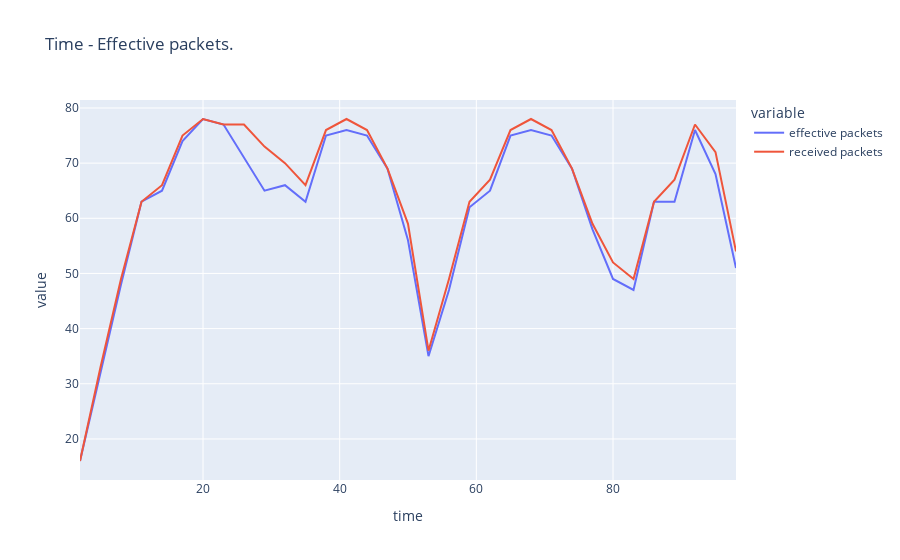
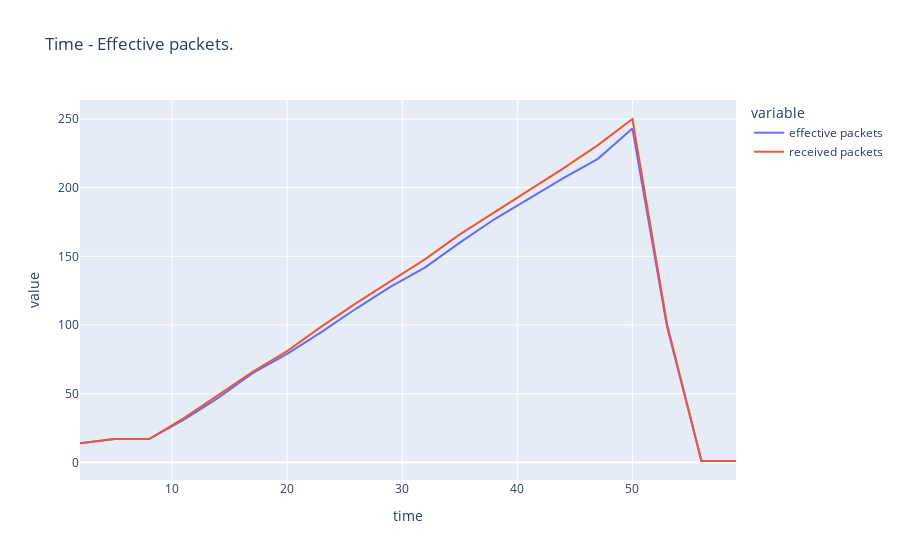

Notebook code for these charts, in order:
### Code cell
fig = px.line(df.query("type=='receive'"), x="time", y=["effective packets","received packets"],title='Time - Effective packets.')
fig.show()
fig = px.line(df2.query("type=='receive'"), x="time", y=["effective packets","received packets"],title='Time - Effective packets.')
fig.show()

### Figure 1 — Plotly figure (JSON) as saved in the notebook; plotly's stock layout.template omitted (floating-point values rounded to 4 significant figures)
{"data": [{"hovertemplate": "variable=effective packets<br>time=%{x}<br>value=%{y}<extra></extra>", "legendgroup": "effective packets", "line": {"color": "#636efa", "dash": "solid"}, "marker": {"symbol": "circle"}, "mode": "lines", "name": "effective packets", "orientation": "v", "showlegend": true, "type": "scatter", "x": [2, 5, 8, 11, 14, 17, 20, 23, 26, 29, 32, 35, 38, 41, 44, 47, 50, 53, 56, 59, 62, 65, 68, 71, 74, 77, 80, 83, 86, 89, 92, 95, 98], "xaxis": "x", "y": [16, 32, 48, 63, 65, 74, 78, 77, 71, 65, 66, 63, 75, 76, 75, 69, 56, 35, 47, 62, 65, 75, 76, 75, 69, 58, 49, 47, 63, 63, 76, 68, 51], "yaxis": "y"}, {"hovertemplate": "variable=received packets<br>time=%{x}<br>value=%{y}<extra></extra>", "legendgroup": "received packets", "line": {"color": "#EF553B", "dash": "solid"}, "marker": {"symbol": "circle"}, "mode": "lines", "name": "received packets", "orientation": "v", "showlegend": true, "type": "scatter", "x": [2, 5, 8, 11, 14, 17, 20, 23, 26, 29, 32, 35, 38, 41, 44, 47, 50, 53, 56, 59, 62, 65, 68, 71, 74, 77, 80, 83, 86, 89, 92, 95, 98], "xaxis": "x", "y": [16, 33, 49, 63, 66, 75, 78, 77, 77, 73, 70, 66, 76, 78, 76, 69, 59, 36, 49, 63, 67, 76, 78, 76, 69, 59, 52, 49, 63, 67, 77, 72, 54], "yaxis": "y"}], "layout": {"autosize": true, "legend": {"title": {"text": "variable"}, "tracegroupgap": 0}, "title": {"text": "Time - Effective packets."}, "xaxis": {"anchor": "y", "autorange": true, "domain": [0, 1], "range": [2, 98], "title": {"text": "time"}, "type": "linear"}, "yaxis": {"anchor": "x", "autorange": true, "domain": [0, 1], "range": [12.56, 81.44], "title": {"text": "value"}, "type": "linear"}}}

### Figure 2 — Plotly figure (JSON) as saved in the notebook; plotly's stock layout.template omitted (floating-point values rounded to 4 significant figures)
{"data": [{"hovertemplate": "variable=effective packets<br>time=%{x}<br>value=%{y}<extra></extra>", "legendgroup": "effective packets", "line": {"color": "#636efa", "dash": "solid"}, "marker": {"symbol": "circle"}, "mode": "lines", "name": "effective packets", "orientation": "v", "showlegend": true, "type": "scatter", "x": [2, 5, 8, 11, 14, 17, 20, 23, 26, 29, 32, 35, 38, 41, 44, 47, 50, 53, 56, 59], "xaxis": "x", "y": [14, 17, 17, 31, 47, 65, 79, 95, 112, 128, 142, 160, 177, 192, 207, 221, 243, 99, 1, 1], "yaxis": "y"}, {"hovertemplate": "variable=received packets<br>time=%{x}<br>value=%{y}<extra></extra>", "legendgroup": "received packets", "line": {"color": "#EF553B", "dash": "solid"}, "marker": {"symbol": "circle"}, "mode": "lines", "name": "received packets", "orientation": "v", "showlegend": true, "type": "scatter", "x": [2, 5, 8, 11, 14, 17, 20, 23, 26, 29, 32, 35, 38, 41, 44, 47, 50, 53, 56, 59], "xaxis": "x", "y": [14, 17, 17, 32, 49, 66, 81, 99, 116, 132, 148, 166, 182, 198, 214, 231, 250, 101, 1, 1], "yaxis": "y"}], "layout": {"autosize": true, "legend": {"title": {"text": "variable"}, "tracegroupgap": 0}, "title": {"text": "Time - Effective packets."}, "xaxis": {"anchor": "y", "autorange": true, "domain": [0, 1], "range": [2, 59], "title": {"text": "time"}, "type": "linear"}, "yaxis": {"anchor": "x", "autorange": true, "domain": [0, 1], "range": [-12.83, 263.8], "title": {"text": "value"}, "type": "linear"}}}
